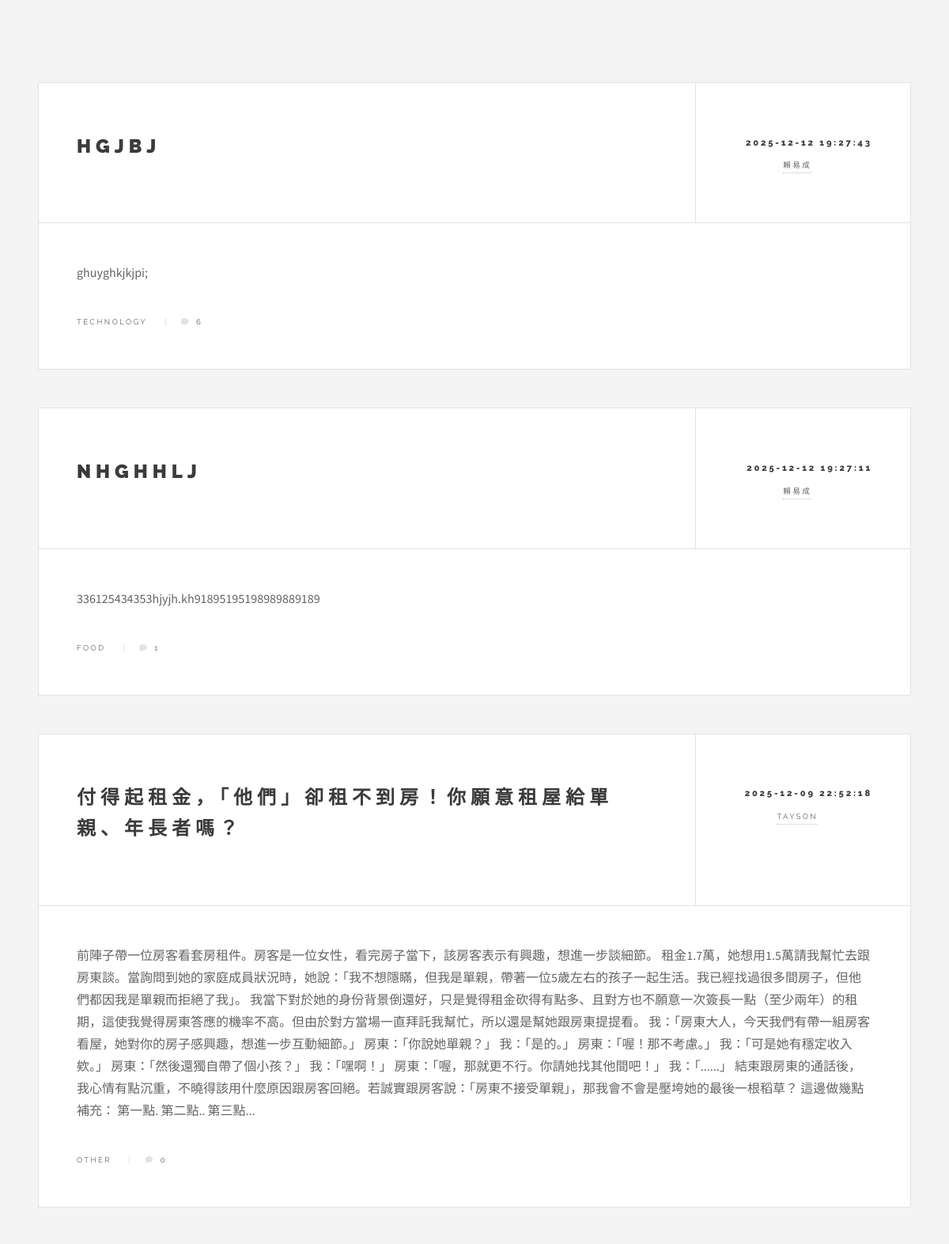
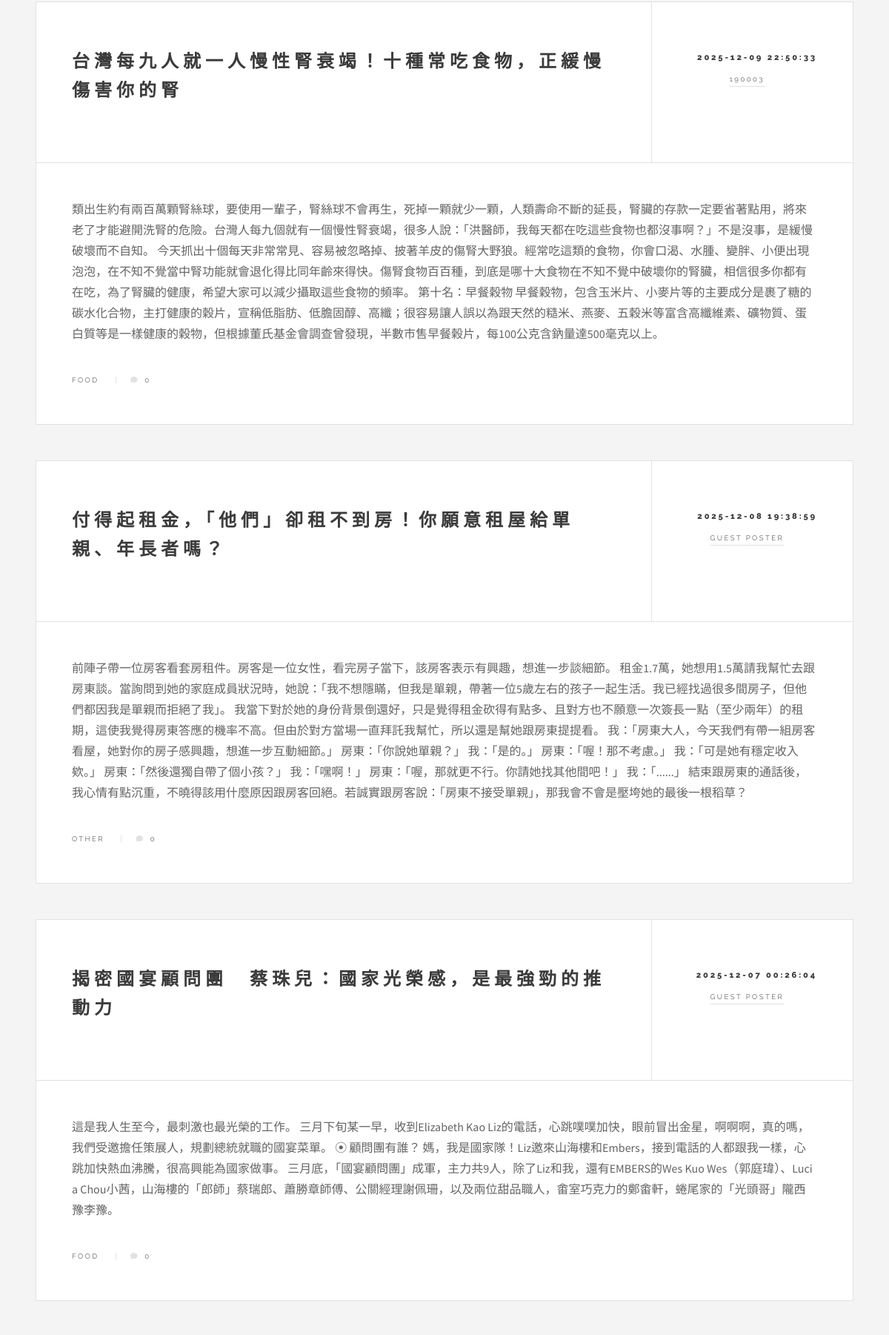
The page / (upper part) on the database its author committed (2 pictures, top to bottom).
### tables this page shows
CREATE TABLE data (id INTEGER PRIMARY KEY, title TEXT NOT NULL, content TEXT NOT NULL, author TEXT NOT NULL, time TEXT NOT NULL, category TEXT NOT NULL);

### main.py (the view)
@app.route('/')
def index():
    articles = get_all_articles()
    current_username = session.get('username')
    articles_with_count = []
    for article in articles:
        article_id = article[0]
        comment_count = get_comment_count_by_article_id(article_id)
        article_list = list(article)
        article_list.append(comment_count)
        articles_with_count.append(tuple(article_list))
    return render_template('index.html',articles=articles_with_count, username=current_username)

### main.py (called while the page is built)
def get_all_articles():
    conn = sqlite3.connect(DB_PATH)
    cursor = conn.cursor()
    query = 'SELECT id, title, content, author, time, category FROM data ORDER BY time DESC'
    cursor.execute(query)
    articles = cursor.fetchall()
    conn.close()
    return articles

def get_comment_count_by_article_id(article_id):
    conn = sqlite3.connect(DB_PATH)
    cursor = conn.cursor()
    query = "SELECT COUNT(content_id) FROM comment WHERE data_id = ?"
    cursor.execute(query, (article_id,))
    count = cursor.fetchone()[0]
    conn.close()
    return count

### templates/index.html (shortened to what this page needs)
<!DOCTYPE HTML>
<html>
	<head>
		<link rel="stylesheet" href="{{ url_for('static', filename='assets/css/main.css') }}" />
	</head>
	<body class="is-preload">
			<div id="wrapper">
				<div id="main">
        			{% if articles %}
   					{% for article in articles %}
        			<article class="post">
            			<header>
                			<div class="title">
                    			<a href="{{ url_for('single_posts', article_id=article[0]) }}"><h2 class="article-content">{{ article[1] }}</h2></a>
                			</div>
                			<div class="meta">
                    			<time class="published" datetime="{{ article[4] }}">{{ article[4] }}</time>
                    			<a href="{{ url_for('author_posts', author_name=article[3]) }}" class="author"><span class="name">{{ article[3] }}</span></a>
                			</div>
            			</header>
            			<p class="article-content">{{ article[2] | safe }}</p>
            			<footer>
							<ul class="stats">
								<li>{{ article[5] }}</li>
								<li><a href="{{ url_for('single_posts', article_id=article[0]) }}" class="icon solid fa-comment">{{ article[6] }}</a></li>
							</ul>
            			</footer>
        			</article>
    				{% endfor %}
					{% else %}
    				<p>此分類下目前沒有文章。</p>
					{% endif %}
    			</div>
			</div>
	</body>
</html>

### rows shown on the page
data: title "HGJBJ", time "2025-12-12 19:27:43", author "賴易成", content "ghuyghkjkjpi;", category "TECHNOLOGY", article "6"
data: title "NHGHHLJ", time "2025-12-12 19:27:11", author "賴易成", content "336125434353hjyjh.kh91895195198989889189", category "FOOD", article "1"
data: title "付得起租金，「他們」卻租不到房！你願意租屋給單親、年長者嗎？", time "2025-12-09 22:52:18", author "TAYSON", content "前陣子帶一位房客看套房租件。房客是一位女性，看完房子當下，該房客表示有興趣，想進一步談細節。 租金1.7萬，她想用1.5萬請我幫忙去跟房東談。當詢問到她的家庭成員狀況時，她說：「我不想隱瞞，但我是單親，帶著一位5歲左右的孩子一起生活。我已經找過很多間房子，但他們都因我是單親而拒絕了我」。 我當下對於她的身份背景倒還好，只是覺得租金砍得有點多、且對方也不願意一次簽長一點（至少兩年）的租期，這使我覺得房東答應的機率不高。但由於對方當場一直拜託我幫忙，所以還是幫她跟房東提提看。 我：「房東大人，今天我們有帶一組房客看屋，她對你的房子感興趣，想進一步互動細節。」 房東：「你說她單親？」 我：「是的。」 房東：「喔！那不考慮。」 我：「可是她有穩定收入欸。」 房東：「然後還獨自帶了個小孩？」 我：「嘿啊！」 房東：「喔，那就更不行。你請她找其他間吧！」 我：「......」 結束跟房東的通話後，我心情有點沉重，不曉得該用什麼原因跟房客回絕。若誠實跟房客說：「房東不接受單親」，那我會不會是壓垮她的最後一根稻草？ 這邊做幾點補充： 第一點. 第二點.. 第三點...", category "OTHER", article "0"
data: title "台灣每九人就一人慢性腎衰竭！十種常吃食物，正緩慢傷害你的腎", time "2025-12-09 22:50:33", author "190003", content "類出生約有兩百萬顆腎絲球，要使用一輩子，腎絲球不會再生，死掉一顆就少一顆，人類壽命不斷的延長，腎臟的存款一定要省著點用，將來老了才能避開洗腎的危險。台灣人每九個就有一個慢性腎衰竭，很多人說：「洪醫師，我每天都在吃這些食物也都沒事啊？」不是沒事，是緩慢破壞而不自知。 今天抓出十個每天非常常見、容易被忽略掉、披著羊皮的傷腎大野狼。經常吃這類的食物，你會口渴、水腫、變胖、小便出現泡泡，在不知不覺當中腎功能就會退化得比同年齡來得快。傷腎食物百百種，到底是哪十大食物在不知不覺中破壞你的腎臟，相信很多你都有在吃，為了腎臟的健康，希望大家可以減少攝取這些食物的頻率。 第十名：早餐穀物 早餐穀物，包含玉米片、小麥片等的主要成分是裹了糖的碳水化合物，主打健康的穀片，宣稱低脂肪、低膽固醇、高纖；很容易讓人誤以為跟天然的糙米、燕麥、五穀米等富含高纖維素、礦物質、蛋白質等是一樣健康的穀物，但根據董氏基金會調查曾發現，半數市售早餐榖片，每100公克含鈉量達500毫克以上。", category "FOOD", article "0"
data: title "付得起租金，「他們」卻租不到房！你願意租屋給單親、年長者嗎？", time "2025-12-08 19:38:59", author "GUEST POSTER", content "前陣子帶一位房客看套房租件。房客是一位女性，看完房子當下，該房客表示有興趣，想進一步談細節。 租金1.7萬，她想用1.5萬請我幫忙去跟房東談。當詢問到她的家庭成員狀況時，她說：「我不想隱瞞，但我是單親，帶著一位5歲左右的孩子一起生活。我已經找過很多間房子，但他們都因我是單親而拒絕了我」。 我當下對於她的身份背景倒還好，只是覺得租金砍得有點多、且對方也不願意一次簽長一點（至少兩年）的租期，這使我覺得房東答應的機率不高。但由於對方當場一直拜託我幫忙，所以還是幫她跟房東提提看。 我：「房東大人，今天我們有帶一組房客看屋，她對你的房子感興趣，想進一步互動細節。」 房東：「你說她單親？」 我：「是的。」 房東：「喔！那不考慮。」 我：「可是她有穩定收入欸。」 房東：「然後還獨自帶了個小孩？」 我：「嘿啊！」 房東：「喔，那就更不行。你請她找其他間吧！」 我：「......」 結束跟房東的通話後，我心情有點沉重，不曉得該用什麼原因跟房客回絕。若誠實跟房客說：「房東不接受單親」，那我會不會是壓垮她的最後一根稻草？", category "OTHER", article "0"
data: title "揭密國宴顧問團 蔡珠兒：國家光榮感，是最強勁的推動力", time "2025-12-07 00:26:04", author "GUEST POSTER", content "這是我人生至今，最刺激也最光榮的工作。 三月下旬某一早，收到Elizabeth Kao Liz的電話，心跳噗噗加快，眼前冒出金星，啊啊啊，真的嗎，我們受邀擔任策展人，規劃總統就職的國宴菜單。 ⦿ 顧問團有誰？ 媽，我是國家隊！Liz邀來山海樓和Embers，接到電話的人都跟我一樣，心跳加快熱血沸騰，很高興能為國家做事。 三月底，「國宴顧問團」成軍，主力共9人，除了Liz和我，還有EMBERS的Wes Kuo Wes（郭庭瑋）、Lucia Chou小茜，山海樓的「郎師」蔡瑞郎、蕭勝章師傅、公關經理謝佩珊，以及兩位甜品職人，畬室巧克力的鄭畬軒，蜷尾家的「光頭哥」隴西豫李豫。", category "FOOD", article "0"
